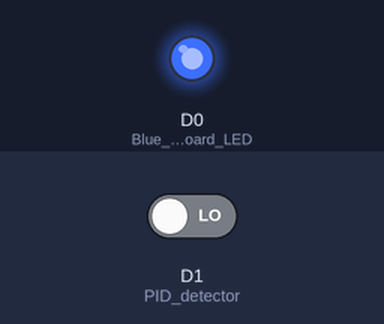
The sketch below on a simulated ESP8266 (NodeMCU). Parts: output pins drawn as LEDs (lit = HIGH). The inputs (shaded band) are chosen by the test bench; at power-on: D1 (PID_detector) LOW. WiFi joins after 1.5 s; servers stay silent unless stated; what the sketch prints to the serial monitor is not drawn.

Above: at 3.2 s.
3.3 s: D1 (PID_detector) driven HIGH
At 4.1 s:
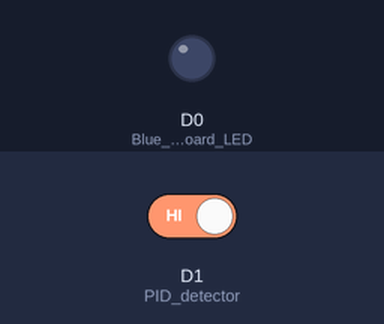
4.8 s: D1 (PID_detector) driven LOW
At 5.2 s:
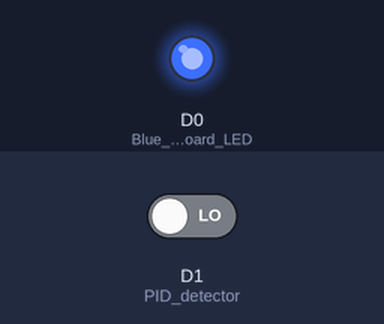
Timing chart, 0 to 7.8 s (numbered marks = the images above; inputs shaded):
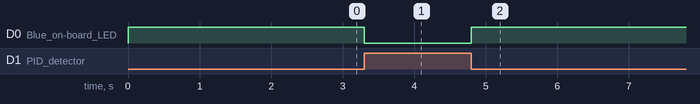

The sketch:

sketch_pir_detector.ino
```cpp
// (licence header left out)
#include <ESP8266WiFi.h>
// Alternativ is described here https://diyprojects.io/esp8266-web-client-tcp-ip-communication-examples-esp8266wifi-esp866httpclient/#.WpAdNuYo_0o

#define VSCP_DUMB_NODE  32768

const char* ssid     = "grodansparadis";       // SSID
const char* password = "xxxxxxxxxxxxx";        // Password
const char* host = "192.168.1.6";              // IP server
const int   port = 9598;                       // Server Port
const char* vscpuser = "admin";
const char* vscppassword = "secret";
String GUID;
const int freqHeartbeats = 30000;               // Heartbeat frequency
unsigned long previousMillis = millis();
int pidState = 0;                               // Status for pid
int lastPidState = 0;                           // Status for last pid
bool bPid = false;                              // Send detect event
bool bHeartbeat = false;                        // Flag for hartbeat send
int cnt = 0;                                    // Counter for sent frames

// Event data
uint8_t vscpindex = 0;
uint8_t vscpzone = 0;
uint8_t vscpsubzone = 0;

// Forward declarations
void setup();
void loop();
bool checkValidResponse( WiFiClient& client, unsigned long to );

///////////////////////////////////////////////////////////////////////////////////////////////////////
// setup
//

void setup() {

  // Initialize I/O
  pinMode(D0, OUTPUT);      // Blue on-board LED
  digitalWrite(D0, HIGH);   // Turn LED off
  pinMode(D1, INPUT);       // PID detector

  Serial.begin(115200);
  delay(500);

  Serial.print("Connecting to ");
  Serial.println(ssid);

  // MAC
  Serial.println();
  Serial.println("MAC: " +  WiFi.macAddress() );

  // GUID ( two LSB's are free to use for this module giving up to
  // 65536 individual sensors.
  GUID = "FF:FF:FF:FF:FF:FF:FF:FE:" + WiFi.macAddress() + ":00:00";
  Serial.println("GUID: " + GUID );

  // Explicitly set the ESP8266 to be a WiFi-client, otherwise, it by default,
  //   would try to act as both a client and an access-point and could cause
  //   network-issues with your other WiFi-devices on your WiFi-network.
  WiFi.mode(WIFI_STA);
  WiFi.begin(ssid, password);
  while (WiFi.status() != WL_CONNECTED) {
    delay(500);
    Serial.print(".");
  }

  Serial.println("");
  Serial.println("WiFi connected");
  Serial.println("IP address: ");
  Serial.println( WiFi.localIP( ));
}

///////////////////////////////////////////////////////////////////////////////////////////////////////
// loop
//

void loop()
{
  unsigned long currentMillis = millis();

  // Check if it's time to send heartbat event
  if ( currentMillis - previousMillis > freqHeartbeats ) {
    previousMillis = currentMillis;
    bHeartbeat = true;  // Send heartbeat event
  }

  // Check pid detector
  pidState = digitalRead( D1 );
  digitalWrite( D0, !pidState );

  // Set detect flag if not set
  if (pidState && !lastPidState && !bPid ) {
    bPid = true;
  }

  lastPidState = pidState;

  if ( bHeartbeat || bPid ) {

    WiFiClient client;

    client.setTimeout(2000);

    if ( !client.connect( host, port ) ) {
      Serial.println("connection failed");
      client.stop();
      return;
    }

    Serial.print("Connected.\n");

    if ( !checkValidResponse( client, 1000 ) ) {
      Serial.print("No valid response from server.\n");
      client.stop();
      return;
    }

    client.print( String("user ") + vscpuser + "\r\n" );
    if ( !checkValidResponse( client, 1000 ) ) {
      Serial.print("User not accepted.\n");
      client.stop();
      return;
    }

    Serial.print("User accepted.\n");

    client.print( String("pass ") + vscppassword + "\r\n" );
    if ( !checkValidResponse( client, 1000 ) ) {
      Serial.print("User not accepted.\n");
      client.stop();
      return;
    }

    Serial.println("Password accepted.");

    Serial.print("Time to connect: ");
    Serial.print( millis() - currentMillis, DEC  );
    Serial.println(" ms ");


    if ( bHeartbeat ) {

      Serial.println("------------------- Heartbeat ----------------------");

      // Send the node heartbeat event
      // IMPORTANT: Set the dumb node bit in the header as this is
      //    is a dumb node that does not implement registers, MDF etc.
      // CLASS1.INFORMATION (20), Type=9, node heartbeat
      //
      // send head,class,type,obid,datetime,timestamp,GUID,data1,data2,data3
      //
      String strEvent = "send " +
        String(VSCP_DUMB_NODE + (cnt & 7) )  + "," + // header (dumb node bit set)
        String(20) + "," +            // VSCP class
        String(9) + "," +             // VSCP type
        ",,," +                       // obid,datetime,timestamp = all set to defaults
        GUID + "," +                  // GUID for this node
        String(vscpindex) + "," +     // index for sensor
        String(vscpzone) + "," +      // Zone we are on/belong to
        String(vscpsubzone) + "\r\n"; // Subzone we are on/belong to

      client.print( strEvent );       // Send evet to the host
      if ( checkValidResponse( client, 1000 ) ) {
        cnt++;
        bHeartbeat = false;
      }

    }

    if ( bPid ) {

      Serial.println("---------------------- PID --------------------------");

      // Send the detected event
      // IMPORTANT: Set the dumb node bit in the header as this is
      //    is a dumb node that does not implement registers, MDF etc.
      // CLASS1.INFORMATION (20), Type=49, detect
      //
      // send head,class,type,obid,daettime,timestamp,GUID,data1,data2,data3
      //
      String strEvent = "send " +
        String(VSCP_DUMB_NODE + (cnt & 7) )  + "," + // header (dumb node bit set)
        String(20) + "," +            // VSCP class
        String(49) + "," +            // VSCP type
        ",,," +                       // obid,datetime,timestamp = all set to defaults
        GUID + "," +                  // GUID for this node
        String(vscpindex) + "," +     // index for sensor
        String(vscpzone) + "," +      // Zone we are on/belong to
        String(vscpsubzone) + "\r\n"; // Subzone we are on/belong to

      client.print( strEvent );       // Send evet to the host
      if ( checkValidResponse( client, 1000 ) ) {
        bPid = false;
      }

    }

    /*
    delay(3000);
    while(client.available()){
      rplyline = client.readStringUntil('\r');
      Serial.print(rplyline);
    }

    if ( !rplyline.startsWith("+OK") ) {
      Serial.print("Password not accepted.");
      return;
    }
    */

    client.stop();
  }
}

///////////////////////////////////////////////////////////////////////////////////////////////////////
// checkValidResponse
//

bool checkValidResponse( WiFiClient& client, unsigned long to )
{
    String rplyline;
    unsigned long start = millis();

    // Loop until "+OK" is found or timeout
    while ( ( millis() - start ) < to  ) {

      if ( client.available() ) {
        rplyline = client.readStringUntil('\r');
        Serial.print( rplyline );
      }

      if ( !rplyline.startsWith("+OK") ) {
        return true;
      }
    }

    return false;
}
```

Measured:
- after the input at 3.3 s, D0 (Blue_on-board_LED): HIGH → LOW at once
- after the input at 4.8 s, D0 (Blue_on-board_LED): LOW → HIGH at once
